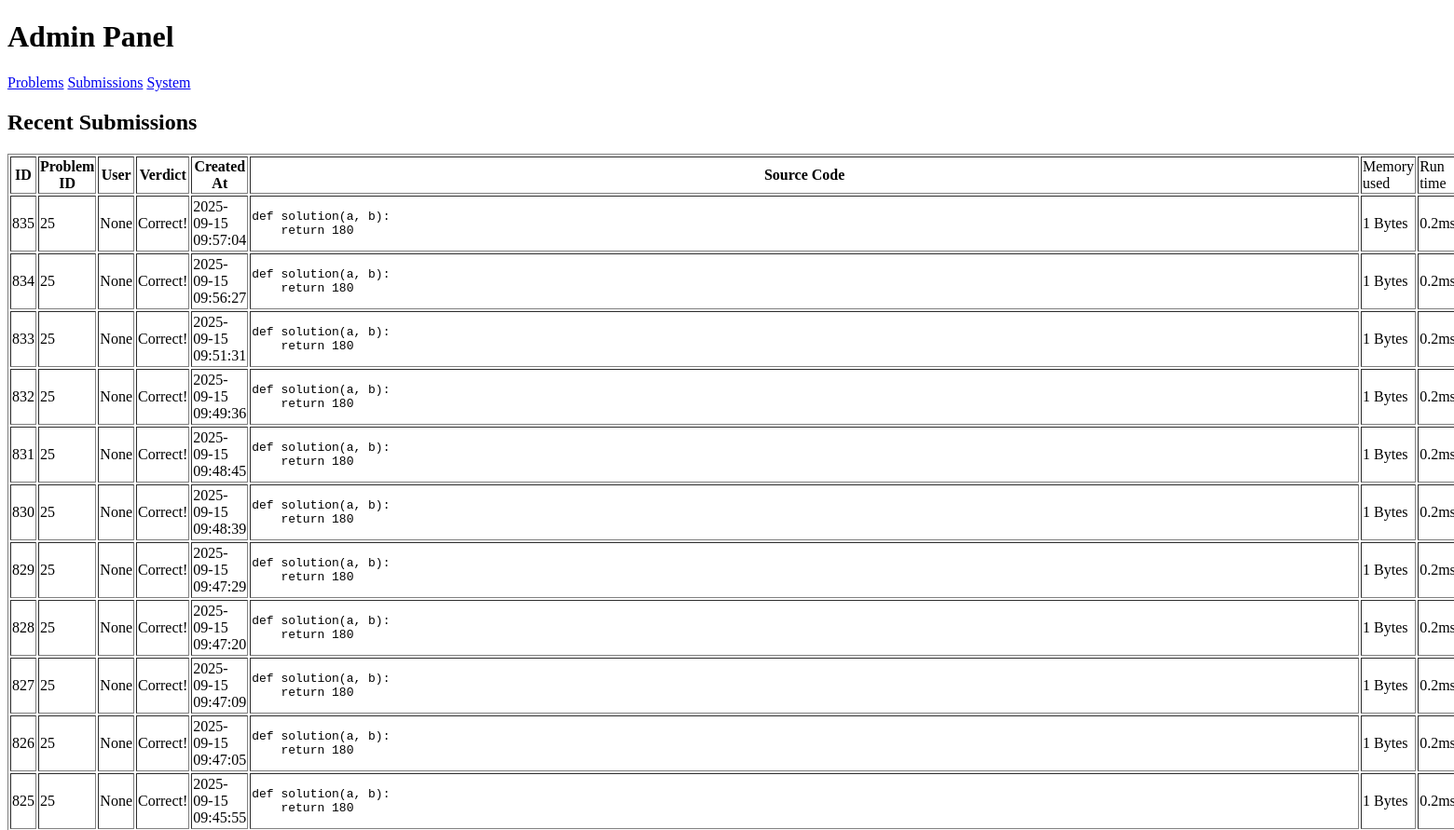
/admin/submissions (upper part), run on an earlier commit of the app's database.
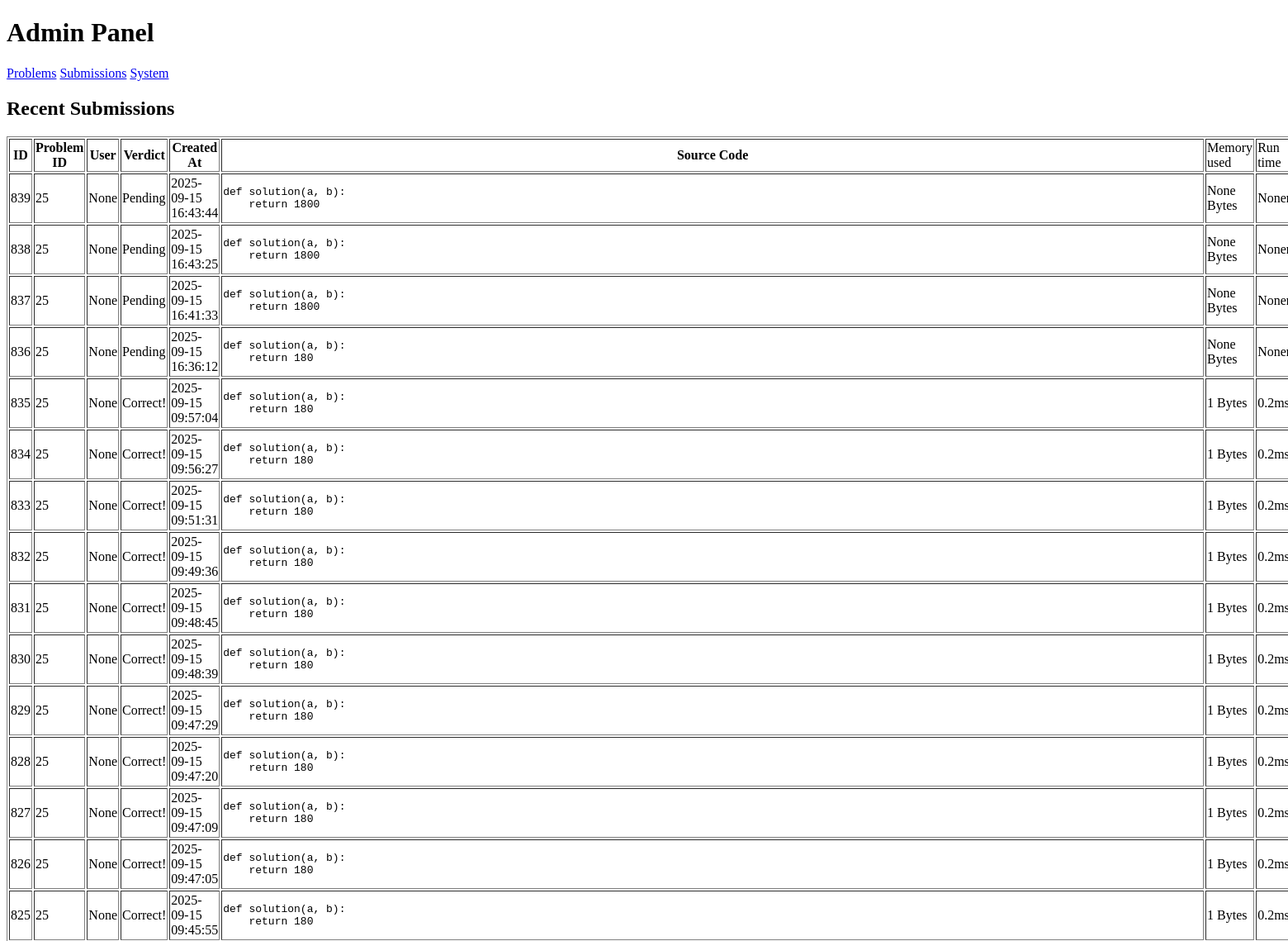
And on a later commit of the database.
### tables this page shows
CREATE TABLE submissions (subID INTEGER PRIMARY KEY AUTOINCREMENT, code TEXT NOT NULL, runtime FLOAT, memory INT, subTime TIMESTAMP DEFAULT CURRENT_TIMESTAMP, status VARCHAR(50) DEFAULT "Pending", problem_id INT NOT NULL REFERENCES problems(problem_id) ON DELETE CASCADE, language VARCHAR(50) DEFAULT "Python3", userID DEFAULT NULL);

### run.py (the view)
@app.route('/admin/submissions')
def adminSubmissions():
    conn = get_db_connection()
    submissions = conn.execute('SELECT * FROM submissions ORDER BY subTime DESC').fetchall()
    conn.close()
    submissions = [dict(row) for row in submissions]
    return render_template('admin/adminSub.html', submissions=submissions)

### run.py (called while the page is built)
def get_db_connection():
    conn = sqlite3.connect(DB_PATH)
    conn.row_factory = sqlite3.Row
    return conn

### templates/admin/adminSub.html (shortened to what this page needs)
{% extends "admin/admin.html" %}
{% block content %}
<h2>Recent Submissions</h2>
<table border="1">
    <tr>
        <th>ID</th>
        <th>Problem ID</th>
        <th>User</th>
        <th>Verdict</th>
        <th>Created At</th>
        <th>Source Code</th>
        <td>Memory used</td>
        <td>Run time</td>
    </tr>
    {% for s in submissions %}
    <tr>
        <td>{{ s.subID }}</td>
        <td>{{ s.problem_id }}</td>
        <td>{{ s.userID }}</td>
        <td>{{ s.status }}</td>
        <td>{{ s.subTime }}</td>
        <td>
            <pre>{{ s.code }}</pre>
        </td>
        <td>{{ s.memory }} Bytes</td>
        <td>{{ s.runtime }}ms</td>
    </tr>
    {% endfor %}
</table>
{% endblock %}

### templates/admin/admin.html (shortened to what this page needs)
<!DOCTYPE html>
<html lang="en">
<head>
    <link rel="stylesheet" href="{{ url_for('static', filename='style.css') }}">
</head>
<body>
    <header>
        <h1>Admin Panel</h1>
        <nav>
            <a href="{{ url_for('adminProblem') }}">Problems</a>
            <a href="{{ url_for('adminSubmissions') }}">Submissions</a>
            <a href="{{ url_for('adminSystem') }}">System</a>
        </nav>
    </header>
    <main>
        {% block content %}{% endblock %}
    </main>
</body>
</html>

What changed in the data, as far as the page shows it:
added submissions: subID "839", problem_id "25", userID "None", status "Pending", subTime "2025-09-15 16:43:44", code "def solution(a, b): return 1800", memory "None", runtime "None"
added submissions: subID "838", problem_id "25", userID "None", status "Pending", subTime "2025-09-15 16:43:25", code "def solution(a, b): return 1800", memory "None", runtime "None"
added submissions: subID "837", problem_id "25", userID "None", status "Pending", subTime "2025-09-15 16:41:33", code "def solution(a, b): return 1800", memory "None", runtime "None"
added submissions: subID "836", problem_id "25", userID "None", status "Pending", subTime "2025-09-15 16:36:12", code "def solution(a, b): return 180", memory "None", runtime "None"
